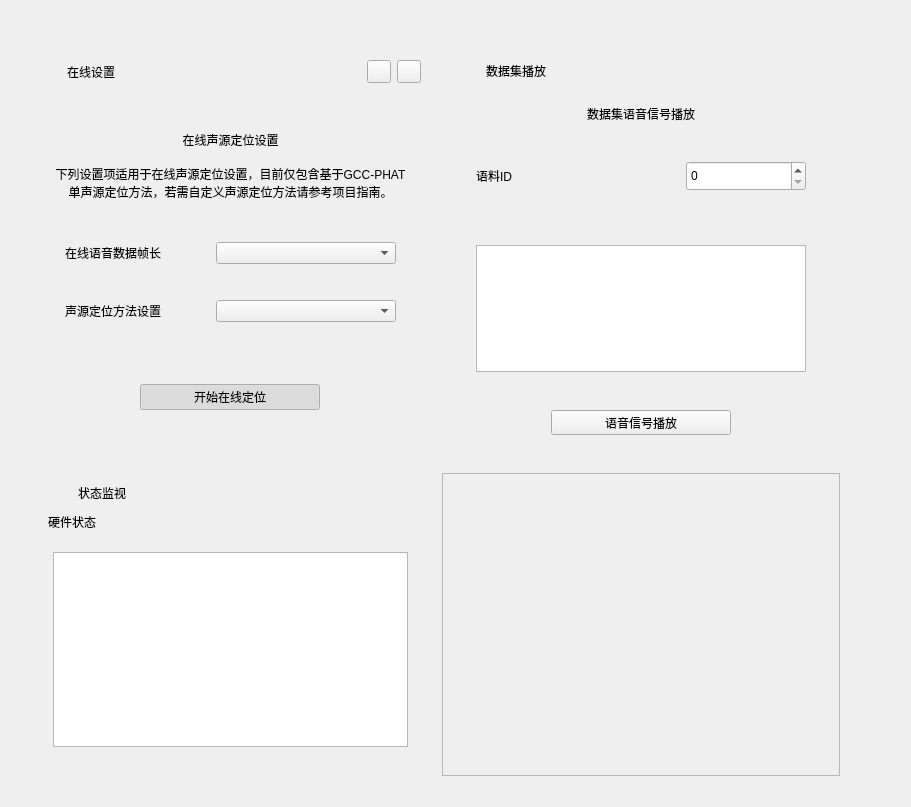
<?xml version="1.0" encoding="UTF-8"?>
<ui version="4.0">
 <class>OnlineInterface</class>
 <widget class="QWidget" name="OnlineInterface">
  <property name="geometry">
   <rect>
    <x>0</x>
    <y>0</y>
    <width>911</width>
    <height>807</height>
   </rect>
  </property>
  <property name="windowTitle">
   <string>Form</string>
  </property>
  <layout class="QHBoxLayout" name="horizontalLayout">
   <item>
    <layout class="QGridLayout" name="gridLayout" columnstretch="1,1,0">
     <property name="sizeConstraint">
      <enum>QLayout::SetDefaultConstraint</enum>
     </property>
     <property name="leftMargin">
      <number>20</number>
     </property>
     <property name="topMargin">
      <number>40</number>
     </property>
     <property name="rightMargin">
      <number>20</number>
     </property>
     <property name="bottomMargin">
      <number>20</number>
     </property>
     <property name="spacing">
      <number>12</number>
     </property>
     <item row="0" column="1">
      <widget class="CardWidget" name="playCard">
       <property name="sizePolicy">
        <sizepolicy hsizetype="Expanding" vsizetype="Fixed">
         <horstretch>0</horstretch>
         <verstretch>0</verstretch>
        </sizepolicy>
       </property>
       <property name="minimumSize">
        <size>
         <width>380</width>
         <height>410</height>
        </size>
       </property>
       <property name="maximumSize">
        <size>
         <width>600</width>
         <height>410</height>
        </size>
       </property>
       <layout class="QVBoxLayout" name="verticalLayout_4">
        <property name="sizeConstraint">
         <enum>QLayout::SetDefaultConstraint</enum>
        </property>
        <item>
         <layout class="QVBoxLayout" name="playVerticalLayout_1" stretch="0,0,0,0,0,0,0,0,0,0">
          <property name="sizeConstraint">
           <enum>QLayout::SetMinAndMaxSize</enum>
          </property>
          <item>
           <layout class="QHBoxLayout" name="playHorizontalLayout_1">
            <property name="leftMargin">
             <number>5</number>
            </property>
            <item>
             <widget class="IconWidget" name="playCardIcon" native="true">
              <property name="minimumSize">
               <size>
                <width>22</width>
                <height>22</height>
               </size>
              </property>
              <property name="maximumSize">
               <size>
                <width>22</width>
                <height>22</height>
               </size>
              </property>
              <property name="icon" stdset="0">
               <iconset resource="../resource.qrc">
                <normaloff>:/images/speaker.png</normaloff>:/images/speaker.png</iconset>
              </property>
             </widget>
            </item>
            <item>
             <spacer name="playHorizontalSpacer_1">
              <property name="orientation">
               <enum>Qt::Horizontal</enum>
              </property>
              <property name="sizeType">
               <enum>QSizePolicy::Fixed</enum>
              </property>
              <property name="sizeHint" stdset="0">
               <size>
                <width>2</width>
                <height>20</height>
               </size>
              </property>
             </spacer>
            </item>
            <item>
             <widget class="StrongBodyLabel" name="playPeriodLabel">
              <property name="text">
               <string>数据集播放</string>
              </property>
             </widget>
            </item>
            <item>
             <spacer name="playHorizontalSpacer_2">
              <property name="orientation">
               <enum>Qt::Horizontal</enum>
              </property>
              <property name="sizeHint" stdset="0">
               <size>
                <width>40</width>
                <height>20</height>
               </size>
              </property>
             </spacer>
            </item>
           </layout>
          </item>
          <item>
           <spacer name="playVerticalSpacer_1">
            <property name="orientation">
             <enum>Qt::Vertical</enum>
            </property>
            <property name="sizeHint" stdset="0">
             <size>
              <width>20</width>
              <height>40</height>
             </size>
            </property>
           </spacer>
          </item>
          <item>
           <widget class="SubtitleLabel" name="playSettingLabel">
            <property name="text">
             <string>数据集语音信号播放</string>
            </property>
            <property name="alignment">
             <set>Qt::AlignCenter</set>
            </property>
           </widget>
          </item>
          <item>
           <spacer name="playVerticalSpacer_2">
            <property name="orientation">
             <enum>Qt::Vertical</enum>
            </property>
            <property name="sizeHint" stdset="0">
             <size>
              <width>20</width>
              <height>40</height>
             </size>
            </property>
           </spacer>
          </item>
          <item>
           <layout class="QHBoxLayout" name="playHorizontalLayout_2">
            <property name="leftMargin">
             <number>25</number>
            </property>
            <property name="topMargin">
             <number>15</number>
            </property>
            <property name="rightMargin">
             <number>25</number>
            </property>
            <property name="bottomMargin">
             <number>15</number>
            </property>
            <item>
             <widget class="BodyLabel" name="playChooseLabel">
              <property name="text">
               <string>语料ID</string>
              </property>
             </widget>
            </item>
            <item>
             <spacer name="playHorizontalSpacer_3">
              <property name="orientation">
               <enum>Qt::Horizontal</enum>
              </property>
              <property name="sizeHint" stdset="0">
               <size>
                <width>40</width>
                <height>20</height>
               </size>
              </property>
             </spacer>
            </item>
            <item>
             <widget class="SpinBox" name="playSpinBox">
              <property name="minimumSize">
               <size>
                <width>120</width>
                <height>30</height>
               </size>
              </property>
              <property name="maximum">
               <number>200</number>
              </property>
             </widget>
            </item>
           </layout>
          </item>
          <item>
           <spacer name="playVerticalSpacer_3">
            <property name="orientation">
             <enum>Qt::Vertical</enum>
            </property>
            <property name="sizeHint" stdset="0">
             <size>
              <width>20</width>
              <height>40</height>
             </size>
            </property>
           </spacer>
          </item>
          <item>
           <layout class="QHBoxLayout" name="playHorizontalLayout_3">
            <property name="leftMargin">
             <number>25</number>
            </property>
            <property name="topMargin">
             <number>15</number>
            </property>
            <property name="rightMargin">
             <number>25</number>
            </property>
            <property name="bottomMargin">
             <number>15</number>
            </property>
            <item>
             <widget class="TextBrowser" name="playTextBrowser">
              <property name="minimumSize">
               <size>
                <width>0</width>
                <height>0</height>
               </size>
              </property>
              <property name="maximumSize">
               <size>
                <width>16777215</width>
                <height>150</height>
               </size>
              </property>
             </widget>
            </item>
           </layout>
          </item>
          <item>
           <spacer name="playVerticalSpacer_4">
            <property name="orientation">
             <enum>Qt::Vertical</enum>
            </property>
            <property name="sizeHint" stdset="0">
             <size>
              <width>20</width>
              <height>40</height>
             </size>
            </property>
           </spacer>
          </item>
          <item alignment="Qt::AlignHCenter">
           <widget class="PrimaryPushButton" name="playPushButton">
            <property name="minimumSize">
             <size>
              <width>180</width>
              <height>0</height>
             </size>
            </property>
            <property name="maximumSize">
             <size>
              <width>180</width>
              <height>200</height>
             </size>
            </property>
            <property name="text">
             <string>语音信号播放</string>
            </property>
           </widget>
          </item>
          <item>
           <spacer name="playVerticalSpacer_5">
            <property name="orientation">
             <enum>Qt::Vertical</enum>
            </property>
            <property name="sizeHint" stdset="0">
             <size>
              <width>20</width>
              <height>40</height>
             </size>
            </property>
           </spacer>
          </item>
         </layout>
        </item>
       </layout>
      </widget>
     </item>
     <item row="0" column="0">
      <widget class="CardWidget" name="setCard">
       <property name="sizePolicy">
        <sizepolicy hsizetype="Expanding" vsizetype="Fixed">
         <horstretch>0</horstretch>
         <verstretch>0</verstretch>
        </sizepolicy>
       </property>
       <property name="minimumSize">
        <size>
         <width>380</width>
         <height>410</height>
        </size>
       </property>
       <property name="maximumSize">
        <size>
         <width>600</width>
         <height>410</height>
        </size>
       </property>
       <property name="styleSheet">
        <string notr="true"/>
       </property>
       <layout class="QVBoxLayout" name="verticalLayout_3">
        <property name="sizeConstraint">
         <enum>QLayout::SetDefaultConstraint</enum>
        </property>
        <item>
         <layout class="QVBoxLayout" name="setVerticalLayout_1">
          <property name="sizeConstraint">
           <enum>QLayout::SetDefaultConstraint</enum>
          </property>
          <item>
           <layout class="QHBoxLayout" name="setHorizontalLayout_1">
            <property name="leftMargin">
             <number>5</number>
            </property>
            <item>
             <widget class="IconWidget" name="setCardIcon" native="true">
              <property name="minimumSize">
               <size>
                <width>16</width>
                <height>16</height>
               </size>
              </property>
              <property name="maximumSize">
               <size>
                <width>16</width>
                <height>16</height>
               </size>
              </property>
              <property name="icon" stdset="0">
               <iconset resource="../resource.qrc">
                <normaloff>:/images/dataset.png</normaloff>:/images/dataset.png</iconset>
              </property>
             </widget>
            </item>
            <item>
             <widget class="StrongBodyLabel" name="setPeriodLabel">
              <property name="text">
               <string>在线设置</string>
              </property>
             </widget>
            </item>
            <item>
             <spacer name="setHorizontalSpacer_1">
              <property name="orientation">
               <enum>Qt::Horizontal</enum>
              </property>
              <property name="sizeHint" stdset="0">
               <size>
                <width>40</width>
                <height>20</height>
               </size>
              </property>
             </spacer>
            </item>
            <item>
             <widget class="TransparentToolButton" name="setReloadButton">
              <property name="text">
               <string/>
              </property>
             </widget>
            </item>
            <item>
             <widget class="TransparentToolButton" name="setSaveButton">
              <property name="text">
               <string/>
              </property>
             </widget>
            </item>
           </layout>
          </item>
          <item>
           <spacer name="setVerticalSpacer_1">
            <property name="orientation">
             <enum>Qt::Vertical</enum>
            </property>
            <property name="sizeHint" stdset="0">
             <size>
              <width>20</width>
              <height>40</height>
             </size>
            </property>
           </spacer>
          </item>
          <item>
           <widget class="SubtitleLabel" name="setSettingLabel">
            <property name="text">
             <string>在线声源定位设置</string>
            </property>
            <property name="alignment">
             <set>Qt::AlignCenter</set>
            </property>
           </widget>
          </item>
          <item>
           <layout class="QHBoxLayout" name="setHorizontalLayout_2">
            <property name="leftMargin">
             <number>15</number>
            </property>
            <property name="topMargin">
             <number>10</number>
            </property>
            <property name="rightMargin">
             <number>15</number>
            </property>
            <item>
             <widget class="BodyLabel" name="setHintLabel">
              <property name="text">
               <string>下列设置项适用于在线声源定位设置，目前仅包含基于GCC-PHAT单声源定位方法，若需自定义声源定位方法请参考项目指南。</string>
              </property>
              <property name="alignment">
               <set>Qt::AlignCenter</set>
              </property>
              <property name="wordWrap">
               <bool>true</bool>
              </property>
              <property name="margin">
               <number>0</number>
              </property>
              <property name="lightColor" stdset="0">
               <color>
                <red>96</red>
                <green>96</green>
                <blue>96</blue>
               </color>
              </property>
              <property name="darkColor" stdset="0">
               <color>
                <red>206</red>
                <green>206</green>
                <blue>206</blue>
               </color>
              </property>
             </widget>
            </item>
           </layout>
          </item>
          <item>
           <spacer name="setVerticalSpacer_2">
            <property name="orientation">
             <enum>Qt::Vertical</enum>
            </property>
            <property name="sizeType">
             <enum>QSizePolicy::Fixed</enum>
            </property>
            <property name="sizeHint" stdset="0">
             <size>
              <width>20</width>
              <height>20</height>
             </size>
            </property>
           </spacer>
          </item>
          <item>
           <layout class="QHBoxLayout" name="setHorizontalLayout_3">
            <property name="leftMargin">
             <number>25</number>
            </property>
            <property name="topMargin">
             <number>15</number>
            </property>
            <property name="rightMargin">
             <number>25</number>
            </property>
            <property name="bottomMargin">
             <number>15</number>
            </property>
            <item>
             <widget class="BodyLabel" name="setUsageLabel">
              <property name="text">
               <string>在线语音数据帧长</string>
              </property>
             </widget>
            </item>
            <item>
             <spacer name="setHorizontalSpacer_2">
              <property name="orientation">
               <enum>Qt::Horizontal</enum>
              </property>
              <property name="sizeHint" stdset="0">
               <size>
                <width>40</width>
                <height>20</height>
               </size>
              </property>
             </spacer>
            </item>
            <item>
             <widget class="ComboBox" name="setComboBox_1">
              <property name="minimumSize">
               <size>
                <width>180</width>
                <height>0</height>
               </size>
              </property>
              <property name="maximumSize">
               <size>
                <width>180</width>
                <height>16777215</height>
               </size>
              </property>
             </widget>
            </item>
           </layout>
          </item>
          <item>
           <layout class="QHBoxLayout" name="setHorizontalLayout_4">
            <property name="leftMargin">
             <number>25</number>
            </property>
            <property name="topMargin">
             <number>15</number>
            </property>
            <property name="rightMargin">
             <number>25</number>
            </property>
            <property name="bottomMargin">
             <number>15</number>
            </property>
            <item>
             <widget class="BodyLabel" name="setVoltageLabel">
              <property name="text">
               <string>声源定位方法设置</string>
              </property>
             </widget>
            </item>
            <item>
             <spacer name="setHorizontalSpacer_3">
              <property name="orientation">
               <enum>Qt::Horizontal</enum>
              </property>
              <property name="sizeHint" stdset="0">
               <size>
                <width>40</width>
                <height>20</height>
               </size>
              </property>
             </spacer>
            </item>
            <item>
             <widget class="ComboBox" name="setComboBox_2">
              <property name="minimumSize">
               <size>
                <width>180</width>
                <height>0</height>
               </size>
              </property>
              <property name="maximumSize">
               <size>
                <width>180</width>
                <height>16777215</height>
               </size>
              </property>
             </widget>
            </item>
           </layout>
          </item>
          <item>
           <spacer name="setVerticalSpacer_3">
            <property name="orientation">
             <enum>Qt::Vertical</enum>
            </property>
            <property name="sizeHint" stdset="0">
             <size>
              <width>20</width>
              <height>40</height>
             </size>
            </property>
           </spacer>
          </item>
          <item alignment="Qt::AlignHCenter">
           <widget class="TogglePushButton" name="setStartButton">
            <property name="minimumSize">
             <size>
              <width>180</width>
              <height>0</height>
             </size>
            </property>
            <property name="maximumSize">
             <size>
              <width>180</width>
              <height>16777215</height>
             </size>
            </property>
            <property name="text">
             <string>开始在线定位</string>
            </property>
            <property name="checkable">
             <bool>true</bool>
            </property>
            <property name="checked">
             <bool>true</bool>
            </property>
           </widget>
          </item>
          <item>
           <spacer name="setVerticalSpacer_4">
            <property name="orientation">
             <enum>Qt::Vertical</enum>
            </property>
            <property name="sizeHint" stdset="0">
             <size>
              <width>20</width>
              <height>40</height>
             </size>
            </property>
           </spacer>
          </item>
         </layout>
        </item>
       </layout>
      </widget>
     </item>
     <item row="1" column="0">
      <widget class="CardWidget" name="stateCard">
       <property name="minimumSize">
        <size>
         <width>370</width>
         <height>0</height>
        </size>
       </property>
       <property name="maximumSize">
        <size>
         <width>600</width>
         <height>395</height>
        </size>
       </property>
       <layout class="QVBoxLayout" name="verticalLayout_8">
        <item>
         <layout class="QVBoxLayout" name="stateVerticalLayout_1">
          <property name="leftMargin">
           <number>8</number>
          </property>
          <item>
           <layout class="QHBoxLayout" name="stateHorizontalLayout_1">
            <item>
             <widget class="IconWidget" name="stateCardIcon" native="true">
              <property name="minimumSize">
               <size>
                <width>22</width>
                <height>22</height>
               </size>
              </property>
              <property name="maximumSize">
               <size>
                <width>22</width>
                <height>22</height>
               </size>
              </property>
              <property name="icon" stdset="0">
               <iconset resource="../resource.qrc">
                <normaloff>:/images/monitor.png</normaloff>:/images/monitor.png</iconset>
              </property>
             </widget>
            </item>
            <item>
             <spacer name="stateHorizontalSpacer_1">
              <property name="orientation">
               <enum>Qt::Horizontal</enum>
              </property>
              <property name="sizeType">
               <enum>QSizePolicy::Fixed</enum>
              </property>
              <property name="sizeHint" stdset="0">
               <size>
                <width>2</width>
                <height>2</height>
               </size>
              </property>
             </spacer>
            </item>
            <item>
             <widget class="StrongBodyLabel" name="stateLabel">
              <property name="text">
               <string>状态监视</string>
              </property>
             </widget>
            </item>
            <item>
             <spacer name="stateHorizontalSpacer_2">
              <property name="orientation">
               <enum>Qt::Horizontal</enum>
              </property>
              <property name="sizeHint" stdset="0">
               <size>
                <width>40</width>
                <height>20</height>
               </size>
              </property>
             </spacer>
            </item>
           </layout>
          </item>
          <item>
           <spacer name="stateVerticalSpacer_1">
            <property name="orientation">
             <enum>Qt::Vertical</enum>
            </property>
            <property name="sizeType">
             <enum>QSizePolicy::Fixed</enum>
            </property>
            <property name="sizeHint" stdset="0">
             <size>
              <width>20</width>
              <height>3</height>
             </size>
            </property>
           </spacer>
          </item>
          <item>
           <widget class="BodyLabel" name="stateHintLabel">
            <property name="text">
             <string>硬件状态</string>
            </property>
            <property name="lightColor" stdset="0">
             <color>
              <red>96</red>
              <green>96</green>
              <blue>96</blue>
             </color>
            </property>
            <property name="darkColor" stdset="0">
             <color>
              <red>206</red>
              <green>206</green>
              <blue>206</blue>
             </color>
            </property>
           </widget>
          </item>
          <item>
           <layout class="QVBoxLayout" name="stateVerticalLayout_2">
            <property name="leftMargin">
             <number>5</number>
            </property>
            <property name="topMargin">
             <number>15</number>
            </property>
            <property name="rightMargin">
             <number>13</number>
            </property>
            <property name="bottomMargin">
             <number>20</number>
            </property>
            <item>
             <widget class="TextBrowser" name="stateBrowser"/>
            </item>
           </layout>
          </item>
         </layout>
        </item>
       </layout>
      </widget>
     </item>
     <item row="0" column="2">
      <spacer name="horizontalSpacer_1">
       <property name="orientation">
        <enum>Qt::Horizontal</enum>
       </property>
       <property name="sizeHint" stdset="0">
        <size>
         <width>40</width>
         <height>20</height>
        </size>
       </property>
      </spacer>
     </item>
     <item row="1" column="2">
      <spacer name="horizontalSpacer_2">
       <property name="orientation">
        <enum>Qt::Horizontal</enum>
       </property>
       <property name="sizeHint" stdset="0">
        <size>
         <width>40</width>
         <height>20</height>
        </size>
       </property>
      </spacer>
     </item>
     <item row="1" column="1">
      <widget class="CardWidget" name="showCard">
       <property name="minimumSize">
        <size>
         <width>370</width>
         <height>0</height>
        </size>
       </property>
       <property name="maximumSize">
        <size>
         <width>600</width>
         <height>395</height>
        </size>
       </property>
       <property name="frameShape">
        <enum>QFrame::StyledPanel</enum>
       </property>
       <property name="frameShadow">
        <enum>QFrame::Raised</enum>
       </property>
       <layout class="QVBoxLayout" name="verticalLayout_2">
        <item>
         <layout class="QVBoxLayout" name="showVerticalLayout"/>
        </item>
       </layout>
      </widget>
     </item>
    </layout>
   </item>
  </layout>
 </widget>
 <customwidgets>
  <customwidget>
   <class>IconWidget</class>
   <extends>QWidget</extends>
   <header>qfluentwidgets</header>
  </customwidget>
  <customwidget>
   <class>CardWidget</class>
   <extends>QFrame</extends>
   <header>qfluentwidgets</header>
   <container>1</container>
  </customwidget>
  <customwidget>
   <class>BodyLabel</class>
   <extends>QLabel</extends>
   <header>qfluentwidgets</header>
  </customwidget>
  <customwidget>
   <class>StrongBodyLabel</class>
   <extends>QLabel</extends>
   <header>qfluentwidgets</header>
  </customwidget>
  <customwidget>
   <class>SubtitleLabel</class>
   <extends>QLabel</extends>
   <header>qfluentwidgets</header>
  </customwidget>
  <customwidget>
   <class>TextBrowser</class>
   <extends>QTextBrowser</extends>
   <header>qfluentwidgets</header>
  </customwidget>
  <customwidget>
   <class>SpinBox</class>
   <extends>QSpinBox</extends>
   <header>qfluentwidgets</header>
  </customwidget>
  <customwidget>
   <class>ComboBox</class>
   <extends>QComboBox</extends>
   <header>qfluentwidgets</header>
  </customwidget>
  <customwidget>
   <class>PrimaryPushButton</class>
   <extends>QToolButton</extends>
   <header>qfluentwidgets</header>
  </customwidget>
  <customwidget>
   <class>TogglePushButton</class>
   <extends>QPushButton</extends>
   <header>qfluentwidgets</header>
  </customwidget>
  <customwidget>
   <class>TransparentToolButton</class>
   <extends>QToolButton</extends>
   <header>qfluentwidgets</header>
  </customwidget>
 </customwidgets>
 <resources>
  <include location="../resource.qrc"/>
 </resources>
 <connections/>
</ui>
